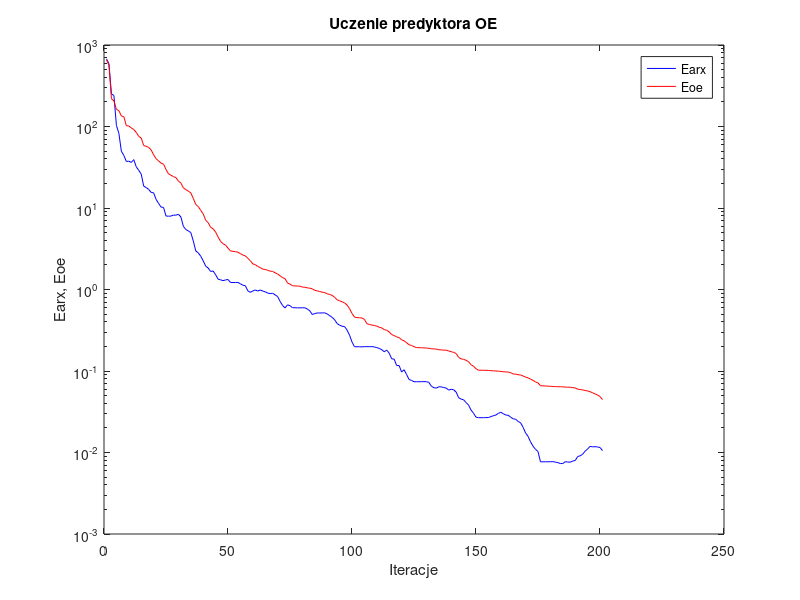
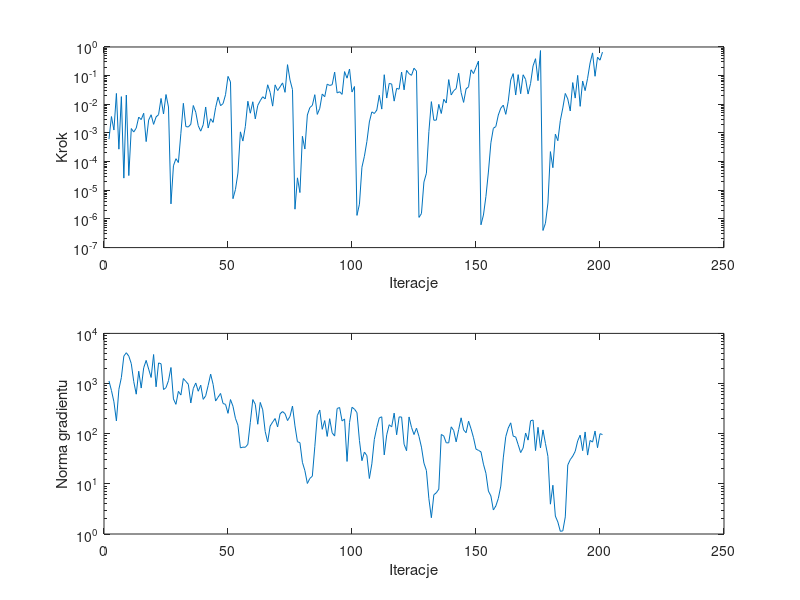

These figures' MATLAB source, in order:
%uczenie predyktora oe
clear all;
n=0; farx(n+1)=6.765433e+002; foe(n+1)=6.613161e+002; wspucz(n+1)=0.000000e+000; ng(n+1)=0.000000e+000;
%odnowa zmiennej metryki
n=1; farx(n+1)=5.886907e+002; foe(n+1)=5.644925e+002; krok(n+1)=6.078605e-004; ng(n+1)=1.125706e+003;
n=2; farx(n+1)=2.511073e+002; foe(n+1)=2.190225e+002; krok(n+1)=3.739948e-003; ng(n+1)=7.275549e+002;
n=3; farx(n+1)=2.399565e+002; foe(n+1)=2.059516e+002; krok(n+1)=1.265711e-003; ng(n+1)=4.324622e+002;
n=4; farx(n+1)=1.033529e+002; foe(n+1)=1.625900e+002; krok(n+1)=2.392889e-002; ng(n+1)=1.801795e+002;
n=5; farx(n+1)=8.244610e+001; foe(n+1)=1.565081e+002; krok(n+1)=2.720095e-004; ng(n+1)=7.658645e+002;
n=6; farx(n+1)=4.970384e+001; foe(n+1)=1.345174e+002; krok(n+1)=1.851676e-002; ng(n+1)=1.315424e+003;
n=7; farx(n+1)=4.418898e+001; foe(n+1)=1.320104e+002; krok(n+1)=2.657240e-005; ng(n+1)=3.526186e+003;
n=8; farx(n+1)=3.724022e+001; foe(n+1)=1.023335e+002; krok(n+1)=2.107682e-002; ng(n+1)=4.114612e+003;
n=9; farx(n+1)=3.756620e+001; foe(n+1)=1.014287e+002; krok(n+1)=3.260477e-005; ng(n+1)=3.516338e+003;
n=10; farx(n+1)=3.623992e+001; foe(n+1)=9.627334e+001; krok(n+1)=1.427772e-003; ng(n+1)=2.497137e+003;
n=11; farx(n+1)=3.924488e+001; foe(n+1)=9.184869e+001; krok(n+1)=1.078226e-003; ng(n+1)=1.092341e+003;
n=12; farx(n+1)=3.206806e+001; foe(n+1)=8.479694e+001; krok(n+1)=1.486486e-003; ng(n+1)=6.136206e+002;
n=13; farx(n+1)=2.901694e+001; foe(n+1)=7.563043e+001; krok(n+1)=3.576264e-003; ng(n+1)=1.760327e+003;
n=14; farx(n+1)=2.612936e+001; foe(n+1)=7.243508e+001; krok(n+1)=2.926191e-003; ng(n+1)=8.129280e+002;
n=15; farx(n+1)=1.856673e+001; foe(n+1)=5.838149e+001; krok(n+1)=4.871925e-003; ng(n+1)=2.055822e+003;
n=16; farx(n+1)=1.780441e+001; foe(n+1)=5.722314e+001; krok(n+1)=4.995913e-004; ng(n+1)=2.894147e+003;
n=17; farx(n+1)=1.694339e+001; foe(n+1)=5.531327e+001; krok(n+1)=2.818678e-003; ng(n+1)=1.944569e+003;
n=18; farx(n+1)=1.553915e+001; foe(n+1)=5.162718e+001; krok(n+1)=4.312903e-003; ng(n+1)=1.321443e+003;
n=19; farx(n+1)=1.537138e+001; foe(n+1)=4.506406e+001; krok(n+1)=1.995464e-003; ng(n+1)=3.791165e+003;
n=20; farx(n+1)=1.275594e+001; foe(n+1)=4.024149e+001; krok(n+1)=3.625910e-003; ng(n+1)=8.606642e+002;
n=21; farx(n+1)=1.138894e+001; foe(n+1)=3.789346e+001; krok(n+1)=4.346286e-003; ng(n+1)=2.577955e+003;
n=22; farx(n+1)=1.026937e+001; foe(n+1)=3.552013e+001; krok(n+1)=1.600678e-002; ng(n+1)=2.478189e+003;
n=23; farx(n+1)=1.016613e+001; foe(n+1)=3.450445e+001; krok(n+1)=4.586643e-003; ng(n+1)=7.586734e+002;
n=24; farx(n+1)=7.972983e+000; foe(n+1)=2.968264e+001; krok(n+1)=2.194150e-002; ng(n+1)=8.275472e+002;
n=25; farx(n+1)=7.935758e+000; foe(n+1)=2.629231e+001; krok(n+1)=8.055458e-003; ng(n+1)=1.144540e+003;
%odnowa zmiennej metryki
n=26; farx(n+1)=7.957859e+000; foe(n+1)=2.522850e+001; krok(n+1)=3.353179e-006; ng(n+1)=2.089570e+003;
n=27; farx(n+1)=8.184485e+000; foe(n+1)=2.425754e+001; krok(n+1)=7.154649e-005; ng(n+1)=4.929729e+002;
n=28; farx(n+1)=8.164904e+000; foe(n+1)=2.361911e+001; krok(n+1)=1.264415e-004; ng(n+1)=3.850722e+002;
n=29; farx(n+1)=8.383397e+000; foe(n+1)=2.137144e+001; krok(n+1)=9.290537e-005; ng(n+1)=6.987696e+002;
n=30; farx(n+1)=7.763311e+000; foe(n+1)=2.026115e+001; krok(n+1)=9.769704e-004; ng(n+1)=5.899026e+002;
n=31; farx(n+1)=5.954341e+000; foe(n+1)=1.769439e+001; krok(n+1)=1.082825e-002; ng(n+1)=1.258812e+003;
n=32; farx(n+1)=5.439570e+000; foe(n+1)=1.680436e+001; krok(n+1)=1.667184e-003; ng(n+1)=1.102513e+003;
n=33; farx(n+1)=5.237731e+000; foe(n+1)=1.613122e+001; krok(n+1)=1.620122e-003; ng(n+1)=9.671329e+002;
n=34; farx(n+1)=4.995050e+000; foe(n+1)=1.531674e+001; krok(n+1)=2.013418e-003; ng(n+1)=4.098526e+002;
n=35; farx(n+1)=3.949717e+000; foe(n+1)=1.312857e+001; krok(n+1)=9.078303e-003; ng(n+1)=7.951143e+002;
n=36; farx(n+1)=2.969685e+000; foe(n+1)=1.104133e+001; krok(n+1)=5.294040e-003; ng(n+1)=1.025961e+003;
n=37; farx(n+1)=2.820990e+000; foe(n+1)=1.042588e+001; krok(n+1)=1.788132e-003; ng(n+1)=7.025466e+002;
n=38; farx(n+1)=2.562632e+000; foe(n+1)=9.374236e+000; krok(n+1)=1.156009e-003; ng(n+1)=9.286898e+002;
n=39; farx(n+1)=2.246637e+000; foe(n+1)=8.466703e+000; krok(n+1)=1.934289e-003; ng(n+1)=4.835082e+002;
n=40; farx(n+1)=1.936318e+000; foe(n+1)=7.083409e+000; krok(n+1)=8.055458e-003; ng(n+1)=5.698277e+002;
n=41; farx(n+1)=1.834664e+000; foe(n+1)=6.605929e+000; krok(n+1)=1.490432e-003; ng(n+1)=9.171986e+002;
n=42; farx(n+1)=1.663868e+000; foe(n+1)=5.790474e+000; krok(n+1)=3.128460e-003; ng(n+1)=1.539662e+003;
n=43; farx(n+1)=1.687313e+000; foe(n+1)=5.555761e+000; krok(n+1)=2.339183e-003; ng(n+1)=9.587787e+002;
n=44; farx(n+1)=1.519133e+000; foe(n+1)=5.069878e+000; krok(n+1)=7.632150e-003; ng(n+1)=4.476622e+002;
n=45; farx(n+1)=1.338889e+000; foe(n+1)=4.413485e+000; krok(n+1)=1.793370e-002; ng(n+1)=5.344695e+002;
n=46; farx(n+1)=1.315092e+000; foe(n+1)=3.897299e+000; krok(n+1)=8.956895e-003; ng(n+1)=6.345132e+002;
n=47; farx(n+1)=1.284943e+000; foe(n+1)=3.642827e+000; krok(n+1)=1.054546e-002; ng(n+1)=3.999003e+002;
n=48; farx(n+1)=1.308980e+000; foe(n+1)=3.509653e+000; krok(n+1)=2.160874e-002; ng(n+1)=3.845809e+002;
n=49; farx(n+1)=1.326430e+000; foe(n+1)=3.214398e+000; krok(n+1)=9.420590e-002; ng(n+1)=2.546510e+002;
n=50; farx(n+1)=1.220671e+000; foe(n+1)=2.976435e+000; krok(n+1)=6.045742e-002; ng(n+1)=4.791834e+002;
%odnowa zmiennej metryki
n=51; farx(n+1)=1.219417e+000; foe(n+1)=2.936948e+000; krok(n+1)=5.093343e-006; ng(n+1)=3.531049e+002;
n=52; farx(n+1)=1.217383e+000; foe(n+1)=2.911984e+000; krok(n+1)=1.061240e-005; ng(n+1)=2.024015e+002;
n=53; farx(n+1)=1.222694e+000; foe(n+1)=2.869864e+000; krok(n+1)=3.990378e-005; ng(n+1)=1.478190e+002;
n=54; farx(n+1)=1.173723e+000; foe(n+1)=2.755095e+000; krok(n+1)=1.093065e-003; ng(n+1)=5.218254e+001;
n=55; farx(n+1)=1.129730e+000; foe(n+1)=2.646582e+000; krok(n+1)=5.219242e-004; ng(n+1)=5.390573e+001;
n=56; farx(n+1)=1.112152e+000; foe(n+1)=2.583843e+000; krok(n+1)=1.700059e-003; ng(n+1)=5.367794e+001;
n=57; farx(n+1)=9.622934e-001; foe(n+1)=2.411942e+000; krok(n+1)=1.278285e-002; ng(n+1)=6.149088e+001;
n=58; farx(n+1)=9.231032e-001; foe(n+1)=2.256229e+000; krok(n+1)=4.889122e-003; ng(n+1)=1.686931e+002;
n=59; farx(n+1)=9.588531e-001; foe(n+1)=2.063801e+000; krok(n+1)=1.226153e-002; ng(n+1)=4.792553e+002;
n=60; farx(n+1)=9.867020e-001; foe(n+1)=2.015474e+000; krok(n+1)=3.096691e-003; ng(n+1)=3.856335e+002;
n=61; farx(n+1)=9.572195e-001; foe(n+1)=1.919105e+000; krok(n+1)=9.150227e-003; ng(n+1)=1.543800e+002;
n=62; farx(n+1)=9.871183e-001; foe(n+1)=1.856965e+000; krok(n+1)=1.333847e-002; ng(n+1)=4.201796e+002;
n=63; farx(n+1)=9.577037e-001; foe(n+1)=1.776923e+000; krok(n+1)=1.834657e-002; ng(n+1)=2.992974e+002;
n=64; farx(n+1)=9.369992e-001; foe(n+1)=1.761005e+000; krok(n+1)=1.542549e-002; ng(n+1)=1.103014e+002;
n=65; farx(n+1)=9.049836e-001; foe(n+1)=1.721172e+000; krok(n+1)=4.799811e-002; ng(n+1)=6.846328e+001;
n=66; farx(n+1)=8.893891e-001; foe(n+1)=1.680042e+000; krok(n+1)=2.598758e-002; ng(n+1)=1.422517e+002;
n=67; farx(n+1)=9.000207e-001; foe(n+1)=1.667770e+000; krok(n+1)=8.625805e-003; ng(n+1)=1.704408e+002;
n=68; farx(n+1)=8.588041e-001; foe(n+1)=1.601697e+000; krok(n+1)=4.769382e-002; ng(n+1)=2.007084e+002;
n=69; farx(n+1)=8.195147e-001; foe(n+1)=1.551856e+000; krok(n+1)=3.023343e-002; ng(n+1)=1.362229e+002;
n=70; farx(n+1)=7.157065e-001; foe(n+1)=1.473295e+000; krok(n+1)=4.076532e-002; ng(n+1)=2.497013e+002;
n=71; farx(n+1)=6.368849e-001; foe(n+1)=1.399567e+000; krok(n+1)=5.584770e-002; ng(n+1)=2.761982e+002;
n=72; farx(n+1)=5.947297e-001; foe(n+1)=1.358559e+000; krok(n+1)=2.617232e-002; ng(n+1)=2.509405e+002;
n=73; farx(n+1)=6.484272e-001; foe(n+1)=1.201497e+000; krok(n+1)=2.418297e-001; ng(n+1)=1.828288e+002;
n=74; farx(n+1)=6.335162e-001; foe(n+1)=1.165461e+000; krok(n+1)=7.045190e-002; ng(n+1)=2.214578e+002;
n=75; farx(n+1)=5.978802e-001; foe(n+1)=1.111160e+000; krok(n+1)=3.262119e-002; ng(n+1)=3.561861e+002;
%odnowa zmiennej metryki
n=76; farx(n+1)=5.977695e-001; foe(n+1)=1.108190e+000; krok(n+1)=2.189173e-006; ng(n+1)=1.432247e+002;
n=77; farx(n+1)=5.955483e-001; foe(n+1)=1.101303e+000; krok(n+1)=2.714975e-005; ng(n+1)=6.911167e+001;
n=78; farx(n+1)=5.952865e-001; foe(n+1)=1.099514e+000; krok(n+1)=8.322079e-006; ng(n+1)=6.642408e+001;
n=79; farx(n+1)=5.969846e-001; foe(n+1)=1.071207e+000; krok(n+1)=7.663457e-004; ng(n+1)=2.688809e+001;
n=80; farx(n+1)=5.959837e-001; foe(n+1)=1.066512e+000; krok(n+1)=2.752027e-004; ng(n+1)=1.834155e+001;
n=81; farx(n+1)=5.768278e-001; foe(n+1)=1.048286e+000; krok(n+1)=4.235590e-003; ng(n+1)=1.017184e+001;
n=82; farx(n+1)=5.460088e-001; foe(n+1)=1.036247e+000; krok(n+1)=7.700880e-003; ng(n+1)=1.284310e+001;
n=83; farx(n+1)=4.934891e-001; foe(n+1)=1.016330e+000; krok(n+1)=9.127324e-003; ng(n+1)=1.419550e+001;
n=84; farx(n+1)=5.061890e-001; foe(n+1)=9.758791e-001; krok(n+1)=2.165649e-002; ng(n+1)=5.488248e+001;
n=85; farx(n+1)=5.158333e-001; foe(n+1)=9.602026e-001; krok(n+1)=4.440041e-003; ng(n+1)=2.287939e+002;
n=86; farx(n+1)=5.146248e-001; foe(n+1)=9.453137e-001; krok(n+1)=7.242402e-003; ng(n+1)=2.955807e+002;
n=87; farx(n+1)=5.163932e-001; foe(n+1)=9.269312e-001; krok(n+1)=2.284436e-002; ng(n+1)=1.223135e+002;
n=88; farx(n+1)=5.172667e-001; foe(n+1)=9.163059e-001; krok(n+1)=1.839173e-002; ng(n+1)=1.827280e+002;
n=89; farx(n+1)=5.016060e-001; foe(n+1)=8.874407e-001; krok(n+1)=5.055608e-002; ng(n+1)=8.824952e+001;
n=90; farx(n+1)=4.773259e-001; foe(n+1)=8.678292e-001; krok(n+1)=4.545636e-002; ng(n+1)=1.991196e+002;
n=91; farx(n+1)=4.549519e-001; foe(n+1)=8.482811e-001; krok(n+1)=4.821088e-002; ng(n+1)=1.041436e+002;
n=92; farx(n+1)=4.253601e-001; foe(n+1)=8.016171e-001; krok(n+1)=1.328156e-001; ng(n+1)=8.974297e+001;
n=93; farx(n+1)=3.821676e-001; foe(n+1)=7.474408e-001; krok(n+1)=2.486715e-002; ng(n+1)=3.177885e+002;
n=94; farx(n+1)=3.650872e-001; foe(n+1)=7.268227e-001; krok(n+1)=2.741623e-002; ng(n+1)=3.325687e+002;
n=95; farx(n+1)=3.544404e-001; foe(n+1)=7.079066e-001; krok(n+1)=2.219272e-002; ng(n+1)=1.791231e+002;
n=96; farx(n+1)=3.504997e-001; foe(n+1)=6.843047e-001; krok(n+1)=1.383675e-001; ng(n+1)=1.967616e+002;
n=97; farx(n+1)=3.180612e-001; foe(n+1)=6.449666e-001; krok(n+1)=8.155575e-002; ng(n+1)=2.796821e+001;
n=98; farx(n+1)=2.757059e-001; foe(n+1)=5.828485e-001; krok(n+1)=1.702433e-001; ng(n+1)=1.660775e+002;
n=99; farx(n+1)=2.269379e-001; foe(n+1)=5.093077e-001; krok(n+1)=2.680031e-002; ng(n+1)=3.364104e+002;
n=100; farx(n+1)=1.986605e-001; foe(n+1)=4.582999e-001; krok(n+1)=4.171530e-002; ng(n+1)=3.088212e+002;
%odnowa zmiennej metryki
n=101; farx(n+1)=1.984779e-001; foe(n+1)=4.518401e-001; krok(n+1)=1.329472e-006; ng(n+1)=2.624958e+002;
n=102; farx(n+1)=1.985184e-001; foe(n+1)=4.506588e-001; krok(n+1)=3.276595e-006; ng(n+1)=7.294700e+001;
n=103; farx(n+1)=1.976047e-001; foe(n+1)=4.468771e-001; krok(n+1)=6.352069e-005; ng(n+1)=2.896193e+001;
n=104; farx(n+1)=1.992549e-001; foe(n+1)=4.305557e-001; krok(n+1)=1.540600e-004; ng(n+1)=4.300588e+001;
n=105; farx(n+1)=1.988636e-001; foe(n+1)=3.806421e-001; krok(n+1)=5.045766e-004; ng(n+1)=3.646043e+001;
n=106; farx(n+1)=1.987394e-001; foe(n+1)=3.722536e-001; krok(n+1)=2.426783e-003; ng(n+1)=1.278309e+001;
n=107; farx(n+1)=1.991484e-001; foe(n+1)=3.663995e-001; krok(n+1)=5.445782e-003; ng(n+1)=2.503200e+001;
n=108; farx(n+1)=1.973464e-001; foe(n+1)=3.619468e-001; krok(n+1)=4.767511e-003; ng(n+1)=7.707117e+001;
n=109; farx(n+1)=1.937778e-001; foe(n+1)=3.556997e-001; krok(n+1)=6.303106e-003; ng(n+1)=1.328545e+002;
n=110; farx(n+1)=1.892972e-001; foe(n+1)=3.436164e-001; krok(n+1)=2.069473e-002; ng(n+1)=2.066493e+002;
n=111; farx(n+1)=1.826839e-001; foe(n+1)=3.381167e-001; krok(n+1)=6.800237e-003; ng(n+1)=2.171494e+002;
n=112; farx(n+1)=1.721915e-001; foe(n+1)=3.223016e-001; krok(n+1)=1.077557e-001; ng(n+1)=3.777459e+001;
n=113; farx(n+1)=1.807794e-001; foe(n+1)=3.165842e-001; krok(n+1)=1.650423e-002; ng(n+1)=9.505448e+001;
n=114; farx(n+1)=1.654633e-001; foe(n+1)=3.010677e-001; krok(n+1)=5.349375e-002; ng(n+1)=1.509832e+002;
n=115; farx(n+1)=1.412017e-001; foe(n+1)=2.799056e-001; krok(n+1)=5.101860e-002; ng(n+1)=1.367768e+002;
n=116; farx(n+1)=1.397479e-001; foe(n+1)=2.721918e-001; krok(n+1)=1.290032e-002; ng(n+1)=2.571208e+002;
n=117; farx(n+1)=1.168107e-001; foe(n+1)=2.620011e-001; krok(n+1)=3.606523e-002; ng(n+1)=9.525186e+001;
n=118; farx(n+1)=1.166430e-001; foe(n+1)=2.566623e-001; krok(n+1)=3.366815e-002; ng(n+1)=2.163624e+002;
n=119; farx(n+1)=9.705126e-002; foe(n+1)=2.412749e-001; krok(n+1)=1.336126e-001; ng(n+1)=2.149413e+002;
n=120; farx(n+1)=1.036755e-001; foe(n+1)=2.347260e-001; krok(n+1)=3.192003e-002; ng(n+1)=6.161946e+001;
n=121; farx(n+1)=9.073943e-002; foe(n+1)=2.227605e-001; krok(n+1)=1.527341e-001; ng(n+1)=4.578516e+001;
n=122; farx(n+1)=7.873927e-002; foe(n+1)=2.098309e-001; krok(n+1)=1.171506e-001; ng(n+1)=2.157209e+002;
n=123; farx(n+1)=7.664727e-002; foe(n+1)=2.059309e-001; krok(n+1)=1.024145e-001; ng(n+1)=1.335462e+002;
n=124; farx(n+1)=7.383754e-002; foe(n+1)=1.986572e-001; krok(n+1)=1.817918e-001; ng(n+1)=9.622898e+001;
n=125; farx(n+1)=7.388068e-002; foe(n+1)=1.940345e-001; krok(n+1)=1.446686e-001; ng(n+1)=1.288406e+002;
%odnowa zmiennej metryki
n=126; farx(n+1)=7.390358e-002; foe(n+1)=1.932667e-001; krok(n+1)=1.131347e-006; ng(n+1)=8.849169e+001;
n=127; farx(n+1)=7.392209e-002; foe(n+1)=1.929618e-001; krok(n+1)=1.536885e-006; ng(n+1)=5.399675e+001;
n=128; farx(n+1)=7.404642e-002; foe(n+1)=1.921844e-001; krok(n+1)=1.933505e-005; ng(n+1)=2.599443e+001;
n=129; farx(n+1)=7.395053e-002; foe(n+1)=1.913693e-001; krok(n+1)=3.936449e-005; ng(n+1)=1.845615e+001;
n=130; farx(n+1)=7.254790e-002; foe(n+1)=1.899357e-001; krok(n+1)=1.119612e-003; ng(n+1)=5.059952e+000;
n=131; farx(n+1)=6.500008e-002; foe(n+1)=1.876222e-001; krok(n+1)=1.238474e-002; ng(n+1)=2.112836e+000;
n=132; farx(n+1)=6.240751e-002; foe(n+1)=1.865657e-001; krok(n+1)=2.778799e-003; ng(n+1)=6.056750e+000;
n=133; farx(n+1)=6.163109e-002; foe(n+1)=1.856379e-001; krok(n+1)=2.804162e-003; ng(n+1)=6.635977e+000;
n=134; farx(n+1)=6.403504e-002; foe(n+1)=1.821547e-001; krok(n+1)=9.949946e-003; ng(n+1)=7.826648e+000;
n=135; farx(n+1)=6.391253e-002; foe(n+1)=1.816273e-001; krok(n+1)=4.782427e-003; ng(n+1)=9.662507e+001;
n=136; farx(n+1)=6.269061e-002; foe(n+1)=1.803754e-001; krok(n+1)=1.495979e-002; ng(n+1)=8.990963e+001;
n=137; farx(n+1)=6.167930e-002; foe(n+1)=1.800145e-001; krok(n+1)=1.109636e-002; ng(n+1)=6.583423e+001;
n=138; farx(n+1)=5.827183e-002; foe(n+1)=1.762120e-001; krok(n+1)=7.280720e-002; ng(n+1)=6.567006e+001;
n=139; farx(n+1)=5.973976e-002; foe(n+1)=1.724411e-001; krok(n+1)=2.117616e-002; ng(n+1)=1.370340e+002;
n=140; farx(n+1)=5.883314e-002; foe(n+1)=1.692889e-001; krok(n+1)=2.972664e-002; ng(n+1)=1.156814e+002;
n=141; farx(n+1)=5.510290e-002; foe(n+1)=1.639043e-001; krok(n+1)=3.526755e-002; ng(n+1)=6.878137e+001;
n=142; farx(n+1)=4.697543e-002; foe(n+1)=1.470902e-001; krok(n+1)=1.210679e-001; ng(n+1)=1.203436e+002;
n=143; farx(n+1)=4.518315e-002; foe(n+1)=1.407182e-001; krok(n+1)=2.565544e-002; ng(n+1)=2.072830e+002;
n=144; farx(n+1)=4.434576e-002; foe(n+1)=1.391356e-001; krok(n+1)=1.165911e-002; ng(n+1)=1.190395e+002;
n=145; farx(n+1)=4.096713e-002; foe(n+1)=1.353279e-001; krok(n+1)=3.449855e-002; ng(n+1)=1.046162e+002;
n=146; farx(n+1)=3.812309e-002; foe(n+1)=1.299468e-001; krok(n+1)=4.076532e-002; ng(n+1)=1.773860e+002;
n=147; farx(n+1)=3.321476e-002; foe(n+1)=1.194402e-001; krok(n+1)=1.600146e-001; ng(n+1)=1.250613e+002;
n=148; farx(n+1)=3.033222e-002; foe(n+1)=1.142406e-001; krok(n+1)=1.181740e-001; ng(n+1)=8.307268e+001;
n=149; farx(n+1)=2.714157e-002; foe(n+1)=1.066175e-001; krok(n+1)=1.952188e-001; ng(n+1)=4.927439e+001;
n=150; farx(n+1)=2.674156e-002; foe(n+1)=1.022502e-001; krok(n+1)=3.240219e-001; ng(n+1)=4.652246e+001;
%odnowa zmiennej metryki
n=151; farx(n+1)=2.674292e-002; foe(n+1)=1.021561e-001; krok(n+1)=6.249714e-007; ng(n+1)=4.346216e+001;
n=152; farx(n+1)=2.675177e-002; foe(n+1)=1.020986e-001; krok(n+1)=1.369092e-006; ng(n+1)=2.468254e+001;
n=153; farx(n+1)=2.679242e-002; foe(n+1)=1.019567e-001; krok(n+1)=6.082025e-006; ng(n+1)=1.628622e+001;
n=154; farx(n+1)=2.684873e-002; foe(n+1)=1.018236e-001; krok(n+1)=4.334515e-005; ng(n+1)=7.177509e+000;
n=155; farx(n+1)=2.755762e-002; foe(n+1)=1.009464e-001; krok(n+1)=4.532388e-004; ng(n+1)=5.746682e+000;
n=156; farx(n+1)=2.827746e-002; foe(n+1)=1.004658e-001; krok(n+1)=1.457389e-003; ng(n+1)=3.013297e+000;
n=157; farx(n+1)=2.882203e-002; foe(n+1)=1.001016e-001; krok(n+1)=1.674853e-003; ng(n+1)=3.628656e+000;
n=158; farx(n+1)=3.018029e-002; foe(n+1)=9.960033e-002; krok(n+1)=4.241720e-003; ng(n+1)=5.122274e+000;
n=159; farx(n+1)=3.117412e-002; foe(n+1)=9.883136e-002; krok(n+1)=7.342058e-003; ng(n+1)=9.020907e+000;
n=160; farx(n+1)=2.990693e-002; foe(n+1)=9.793227e-002; krok(n+1)=9.358895e-003; ng(n+1)=3.292783e+001;
n=161; farx(n+1)=2.879498e-002; foe(n+1)=9.745439e-002; krok(n+1)=4.464645e-003; ng(n+1)=8.725018e+001;
n=162; farx(n+1)=2.862538e-002; foe(n+1)=9.705646e-002; krok(n+1)=1.275465e-002; ng(n+1)=1.294745e+002;
n=163; farx(n+1)=2.707953e-002; foe(n+1)=9.518761e-002; krok(n+1)=7.071636e-002; ng(n+1)=1.646599e+002;
n=164; farx(n+1)=2.590437e-002; foe(n+1)=9.201450e-002; krok(n+1)=1.178633e-001; ng(n+1)=8.920025e+001;
n=165; farx(n+1)=2.560325e-002; foe(n+1)=9.149388e-002; krok(n+1)=2.107682e-002; ng(n+1)=8.617000e+001;
n=166; farx(n+1)=2.403787e-002; foe(n+1)=9.010354e-002; krok(n+1)=1.084302e-001; ng(n+1)=6.038904e+001;
n=167; farx(n+1)=2.314607e-002; foe(n+1)=8.935815e-002; krok(n+1)=2.343419e-002; ng(n+1)=4.202762e+001;
n=168; farx(n+1)=2.032708e-002; foe(n+1)=8.684898e-002; krok(n+1)=1.072012e-001; ng(n+1)=5.190028e+001;
n=169; farx(n+1)=1.736094e-002; foe(n+1)=8.412680e-002; krok(n+1)=7.398460e-002; ng(n+1)=1.032929e+002;
n=170; farx(n+1)=1.573872e-002; foe(n+1)=8.233691e-002; krok(n+1)=2.279678e-002; ng(n+1)=7.444011e+001;
n=171; farx(n+1)=1.351042e-002; foe(n+1)=7.943374e-002; krok(n+1)=5.360061e-002; ng(n+1)=1.805881e+002;
n=172; farx(n+1)=1.193713e-002; foe(n+1)=7.677010e-002; krok(n+1)=2.176811e-001; ng(n+1)=1.875908e+002;
n=173; farx(n+1)=1.094917e-002; foe(n+1)=7.347131e-002; krok(n+1)=3.903951e-001; ng(n+1)=4.606735e+001;
n=174; farx(n+1)=1.027283e-002; foe(n+1)=7.147252e-002; krok(n+1)=6.677458e-002; ng(n+1)=1.339686e+002;
n=175; farx(n+1)=7.694685e-003; foe(n+1)=6.604624e-002; krok(n+1)=7.498941e-001; ng(n+1)=5.208482e+001;
%odnowa zmiennej metryki
n=176; farx(n+1)=7.692401e-003; foe(n+1)=6.569311e-002; krok(n+1)=3.958397e-007; ng(n+1)=1.190789e+002;
n=177; farx(n+1)=7.692292e-003; foe(n+1)=6.551287e-002; krok(n+1)=7.071133e-007; ng(n+1)=6.405949e+001;
n=178; farx(n+1)=7.699041e-003; foe(n+1)=6.513090e-002; krok(n+1)=3.602457e-006; ng(n+1)=3.531466e+001;
n=179; farx(n+1)=7.704202e-003; foe(n+1)=6.493481e-002; krok(n+1)=2.232764e-004; ng(n+1)=3.933622e+000;
n=180; farx(n+1)=7.725457e-003; foe(n+1)=6.452206e-002; krok(n+1)=6.140895e-005; ng(n+1)=9.385849e+000;
n=181; farx(n+1)=7.619356e-003; foe(n+1)=6.430276e-002; krok(n+1)=9.064776e-004; ng(n+1)=2.274829e+000;
n=182; farx(n+1)=7.509299e-003; foe(n+1)=6.420195e-002; krok(n+1)=5.362933e-004; ng(n+1)=1.734699e+000;
n=183; farx(n+1)=7.325786e-003; foe(n+1)=6.404856e-002; krok(n+1)=2.701093e-003; ng(n+1)=1.132243e+000;
n=184; farx(n+1)=7.318922e-003; foe(n+1)=6.397270e-002; krok(n+1)=7.431661e-003; ng(n+1)=1.153676e+000;
n=185; farx(n+1)=7.718099e-003; foe(n+1)=6.344310e-002; krok(n+1)=2.392360e-002; ng(n+1)=2.192871e+000;
n=186; farx(n+1)=7.633657e-003; foe(n+1)=6.331947e-002; krok(n+1)=1.542628e-002; ng(n+1)=2.374084e+001;
n=187; farx(n+1)=7.601575e-003; foe(n+1)=6.321102e-002; krok(n+1)=5.843731e-003; ng(n+1)=3.037255e+001;
n=188; farx(n+1)=7.863462e-003; foe(n+1)=6.252865e-002; krok(n+1)=5.730945e-002; ng(n+1)=3.562251e+001;
n=189; farx(n+1)=7.966286e-003; foe(n+1)=6.203530e-002; krok(n+1)=1.647425e-002; ng(n+1)=4.447096e+001;
n=190; farx(n+1)=8.936838e-003; foe(n+1)=5.974748e-002; krok(n+1)=1.020372e-001; ng(n+1)=7.194498e+001;
n=191; farx(n+1)=9.102363e-003; foe(n+1)=5.935643e-002; krok(n+1)=8.486623e-003; ng(n+1)=9.353553e+001;
n=192; farx(n+1)=9.526808e-003; foe(n+1)=5.861708e-002; krok(n+1)=6.503090e-002; ng(n+1)=4.590271e+001;
n=193; farx(n+1)=1.038891e-002; foe(n+1)=5.763921e-002; krok(n+1)=2.998718e-002; ng(n+1)=1.083824e+002;
n=194; farx(n+1)=1.104087e-002; foe(n+1)=5.696068e-002; krok(n+1)=8.097460e-002; ng(n+1)=3.745416e+001;
n=195; farx(n+1)=1.189422e-002; foe(n+1)=5.569440e-002; krok(n+1)=2.781623e-001; ng(n+1)=7.341223e+001;
n=196; farx(n+1)=1.173125e-002; foe(n+1)=5.407128e-002; krok(n+1)=6.224492e-001; ng(n+1)=6.806203e+001;
n=197; farx(n+1)=1.179008e-002; foe(n+1)=5.240402e-002; krok(n+1)=9.513510e-002; ng(n+1)=1.130067e+002;
n=198; farx(n+1)=1.169697e-002; foe(n+1)=5.075256e-002; krok(n+1)=4.406235e-001; ng(n+1)=5.254320e+001;
n=199; farx(n+1)=1.151916e-002; foe(n+1)=4.860561e-002; krok(n+1)=3.465039e-001; ng(n+1)=9.991072e+001;
n=200; farx(n+1)=1.056829e-002; foe(n+1)=4.466146e-002; krok(n+1)=6.614848e-001; ng(n+1)=9.629117e+001;

figure; semilogy(farx,'b'); hold on; semilogy(foe,'r'); xlabel('Iteracje'); ylabel('Earx, Eoe'); legend('Earx','Eoe'); title('Uczenie predyktora OE');
figure; subplot(2,1,1); semilogy(krok); xlabel('Iteracje'); ylabel('Krok');
subplot(2,1,2); semilogy(ng); xlabel('Iteracje'); ylabel('Norma gradientu');
Earx=farx(n+1)
Eoe=foe(n+1)
